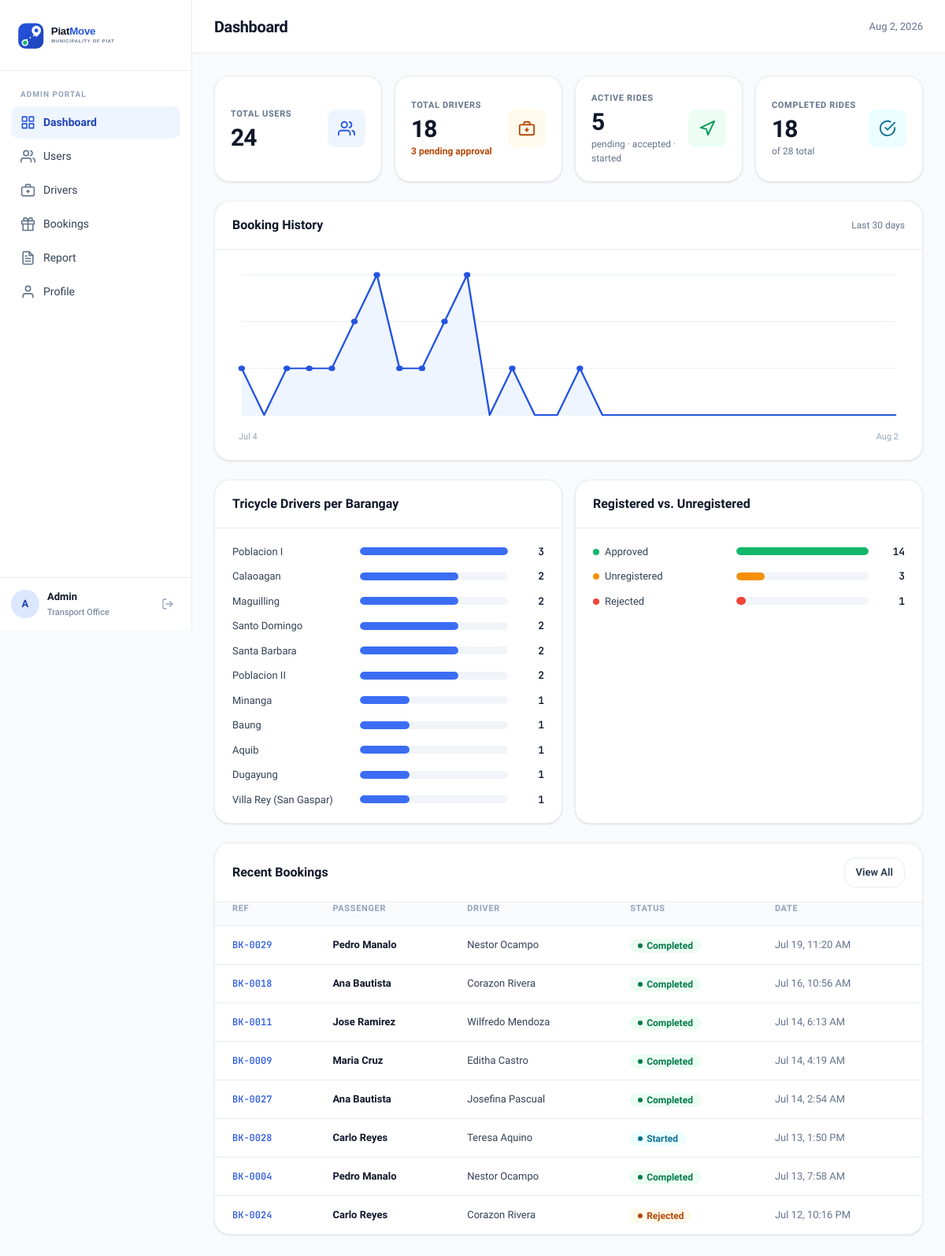
The app's page /dashboard.php (signed in) with its own data.
### tables this page shows
CREATE TABLE `bookings` (
  `id` int(10) UNSIGNED NOT NULL,
  `passenger_id` int(10) UNSIGNED NOT NULL,
  `driver_id` int(10) UNSIGNED DEFAULT NULL,
  `pickup_address` varchar(255) NOT NULL,
  `pickup_lat` decimal(10,7) NOT NULL,
  `pickup_lng` decimal(10,7) NOT NULL,
  `dropoff_address` varchar(255) NOT NULL,
  `dropoff_lat` decimal(10,7) NOT NULL,
  `dropoff_lng` decimal(10,7) NOT NULL,
  `status` enum('pending','accepted','rejected','started','completed','cancelled') NOT NULL DEFAULT 'pending',
  `fare` decimal(10,2) DEFAULT NULL,
  `created_at` timestamp NOT NULL DEFAULT current_timestamp(),
  `updated_at` timestamp NOT NULL DEFAULT current_timestamp() ON UPDATE current_timestamp()
);

CREATE TABLE `users` (
  `id` int(10) UNSIGNED NOT NULL,
  `name` varchar(100) NOT NULL,
  `email` varchar(150) NOT NULL,
  `password` varchar(255) NOT NULL,
  `phone` varchar(20) NOT NULL,
  `role` enum('passenger','driver') NOT NULL DEFAULT 'passenger',
  `status` enum('active','inactive') NOT NULL DEFAULT 'active',
  `created_at` timestamp NOT NULL DEFAULT current_timestamp(),
  `updated_at` timestamp NOT NULL DEFAULT current_timestamp() ON UPDATE current_timestamp()
);

### dashboard.php (the view, shortened to what this page needs)
<?php
require_once __DIR__ . '/includes/charts.php';
$db = get_db();
$total_users        = $db->query("SELECT COUNT(*) FROM users")->fetchColumn();
$total_drivers      = $db->query("SELECT COUNT(*) FROM users WHERE role = 'driver'")->fetchColumn();
$pending_drivers    = $db->query("SELECT COUNT(*) FROM driver_info WHERE approval_status = 'pending'")->fetchColumn();
$active_bookings    = $db->query("SELECT COUNT(*) FROM bookings WHERE status IN ('pending','accepted','started')")->fetchColumn();
$completed_bookings = $db->query("SELECT COUNT(*) FROM bookings WHERE status = 'completed'")->fetchColumn();
$total_bookings     = $db->query("SELECT COUNT(*) FROM bookings")->fetchColumn();
$recent = $db->query(
    "SELECT b.id, b.status, b.created_at,
            p.name AS passenger_name,
            d.name AS driver_name
     FROM bookings b
     JOIN users p ON p.id = b.passenger_id
     LEFT JOIN users d ON d.id = b.driver_id
     ORDER BY b.created_at DESC
     LIMIT 8"
)->fetchAll();
$bh_rows = $db->query(
    "SELECT DATE(created_at) AS d, COUNT(*) AS c FROM bookings
     WHERE created_at >= CURDATE() - INTERVAL 29 DAY
     GROUP BY DATE(created_at)"
)->fetchAll(PDO::FETCH_KEY_PAIR);
$booking_history = [];
for ($i = 29; $i >= 0; $i--) {
    $d = date('Y-m-d', strtotime("-$i days"));
    $booking_history[$d] = (int)($bh_rows[$d] ?? 0);
}
$barangay_counts = $db->query(
    "SELECT barangay, COUNT(*) AS c FROM driver_info
     WHERE vehicle_type = 'Tricycle' AND barangay <> ''
     GROUP BY barangay ORDER BY c DESC"
)->fetchAll(PDO::FETCH_KEY_PAIR);
$approval_counts = $db->query(
    "SELECT approval_status, COUNT(*) AS c FROM driver_info GROUP BY approval_status"
)->fetchAll(PDO::FETCH_KEY_PAIR);
$approved_count = (int)($approval_counts['approved'] ?? 0);
$pending_count  = (int)($approval_counts['pending'] ?? 0);
$rejected_count = (int)($approval_counts['rejected'] ?? 0);
require_once __DIR__ . '/includes/header.php';
?>
<div class="stats-grid">
    <div class="stat-card">
        <div>
            <div class="stat-label">Total Users</div>
            <div class="stat-value"><?= number_format($total_users) ?></div>
        </div>
        <div class="stat-icon blue">
            <svg width="22" height="22" viewBox="0 0 24 24" fill="none" stroke="currentColor" stroke-width="2" stroke-linecap="round" stroke-linejoin="round">
                <path d="M17 21v-2a4 4 0 0 0-4-4H5a4 4 0 0 0-4 4v2"/><circle cx="9" cy="7" r="4"/><path d="M23 21v-2a4 4 0 0 0-3-3.87"/><path d="M16 3.13a4 4 0 0 1 0 7.75"/>
            </svg>
        </div>
    </div>
    <div class="stat-card">
        <div>
            <div class="stat-label">Total Drivers</div>
            <div class="stat-value"><?= number_format($total_drivers) ?></div>
            <?php if ($pending_drivers > 0): ?>
                <div class="stat-sub">
                    <a href="<?= BASE_URL ?>/drivers.php?filter=pending" style="color:var(--amber-700);font-weight:600;font-size:12px;text-decoration:none;">
                        <?= $pending_drivers ?> pending approval
                    </a>
                </div>
            <?php endif; ?>
        </div>
        <div class="stat-icon amber">
        </div>
    </div>
    <div class="stat-card">
        <div>
            <div class="stat-label">Active Rides</div>
            <div class="stat-value"><?= number_format($active_bookings) ?></div>
            <div class="stat-sub">pending · accepted · started</div>
        </div>
        <div class="stat-icon green">
            <svg width="22" height="22" viewBox="0 0 24 24" fill="none" stroke="currentColor" stroke-width="2" stroke-linecap="round" stroke-linejoin="round">
                <polygon points="3 11 22 2 13 21 11 13 3 11"/>
            </svg>
        </div>
    </div>
    <div class="stat-card">
        <div>
            <div class="stat-label">Completed Rides</div>
            <div class="stat-value"><?= number_format($completed_bookings) ?></div>
            <div class="stat-sub">of <?= number_format($total_bookings) ?> total</div>
        </div>
        <div class="stat-icon cyan">
            <svg width="22" height="22" viewBox="0 0 24 24" fill="none" stroke="currentColor" stroke-width="2" stroke-linecap="round" stroke-linejoin="round">
                <path d="M22 11.08V12a10 10 0 1 1-5.93-9.14"/><polyline points="22 4 12 14.01 9 11.01"/>
            </svg>
        </div>
    </div>
</div>
<div class="panel" style="margin-bottom:24px">
    <div class="panel-header">
        <span class="panel-title">Booking History</span>
        <span class="text-muted" style="font-size:12px">Last 30 days</span>
    </div>
    <div class="chart-panel-body">
        <?= render_booking_history_chart($booking_history) ?>
    </div>
</div>
<div class="charts-grid">
    <div class="panel">
        <div class="panel-header">
            <span class="panel-title">Tricycle Drivers per Barangay</span>
        </div>
        <div class="chart-panel-body">
            <?= render_bar_rows($barangay_counts, 'var(--blue-500)', 'No tricycle drivers registered yet.') ?>
        </div>
    </div>
    <div class="panel">
        <div class="panel-header">
            <span class="panel-title">Registered vs. Unregistered</span>
        </div>
        <div class="chart-panel-body">
            <?php
            $approval_items = ['Approved' => $approved_count, 'Unregistered' => $pending_count];
            if ($rejected_count > 0) $approval_items['Rejected'] = $rejected_count;
            $approval_colors = ['Approved' => 'var(--green-500)', 'Unregistered' => 'var(--amber-500)', 'Rejected' => 'var(--red-500)'];
            if (array_sum($approval_items) === 0):
            ?>
                <div class="chart-empty">No drivers registered yet.</div>
            <?php else: foreach ($approval_items as $label => $count): $pct = array_sum($approval_items) > 0 ? round(($count / max($approval_items)) * 100, 1) : 0; ?>
                <div class="chart-bar-row">
                    <div class="chart-bar-label" style="width:170px">
                        <span class="chart-legend-dot" style="background:<?= $approval_colors[$label] ?>"></span><?= htmlspecialchars($label) ?>
                    </div>
                    <div class="chart-bar-track"><div class="chart-bar-fill" style="width:<?= $pct ?>%;background:<?= $approval_colors[$label] ?>"></div></div>
                    <div class="chart-bar-value"><?= number_format($count) ?></div>
                </div>
            <?php endforeach; endif; ?>
        </div>
    </div>
</div>
<div class="panel">
    <div class="panel-header">
        <span class="panel-title">Recent Bookings</span>
        <a href="<?= BASE_URL ?>/bookings.php" class="btn-ghost">View All</a>
    </div>
    <div style="overflow-x:auto">
        <table class="data-table">
            <thead>
                <tr>
                    <th>Ref</th>
                    <th>Passenger</th>
                    <th>Driver</th>
                    <th>Status</th>
                    <th>Date</th>
                </tr>
            </thead>
            <tbody>
                <?php foreach ($recent as $b): ?>
                <tr>
                    <td><span class="cell-mono">BK-<?= str_pad($b['id'], 4, '0', STR_PAD_LEFT) ?></span></td>
                    <td><span class="cell-strong"><?= htmlspecialchars($b['passenger_name']) ?></span></td>
                    <td><?= $b['driver_name'] ? htmlspecialchars($b['driver_name']) : '<span class="text-subtle">—</span>' ?></td>
                    <td><?= status_badge($b['status']) ?></td>
                    <td><span class="text-muted"><?= date('M j, g:i A', strtotime($b['created_at'])) ?></span></td>
                </tr>
                <?php endforeach; ?>
            </tbody>
        </table>
    </div>
</div>
<?php require_once __DIR__ . '/includes/footer.php'; ?>

### includes/charts.php (shortened to what this page needs)
<?php
function status_badge(string $status): string {
    $map = [
        'pending'   => 'neutral',
        'accepted'  => 'primary',
        'started'   => 'info',
        'completed' => 'success',
        'cancelled' => 'danger',
        'rejected'  => 'warning',
    ];
    $cls = $map[$status] ?? 'neutral';
    return '<span class="badge badge-' . htmlspecialchars($cls, ENT_QUOTES) . '">'
         . htmlspecialchars(ucfirst($status), ENT_QUOTES)
         . '</span>';
}
function render_booking_history_chart(array $history, string $label = 'Booking history'): string {
    $n = count($history);
    $values  = array_values($history);
    $dates   = array_keys($history);
    $maxVal  = max($values);
    $axisMax = $maxVal > 0 ? $maxVal : 4;
    $w = 720; $h = 200;
    $padL = 10; $padR = 10; $padT = 12; $padB = 10;
    $plotW = $w - $padL - $padR;
    $plotH = $h - $padT - $padB;
    $points = [];
    for ($i = 0; $i < $n; $i++) {
        $x = $padL + ($n > 1 ? $i * ($plotW / ($n - 1)) : $plotW / 2);
        $y = $padT + $plotH - ($values[$i] / $axisMax) * $plotH;
        $points[] = [$x, $y, $values[$i], $dates[$i]];
    }
    $gridLines = '';
    for ($g = 0; $g <= 3; $g++) {
        $gy = $padT + ($plotH / 3) * $g;
        $gridLines .= '<line x1="' . $padL . '" y1="' . $gy . '" x2="' . ($w - $padR) . '" y2="' . $gy . '" stroke="var(--gray-200)" stroke-width="1"/>';
    }
    $linePath = 'M ' . implode(' L ', array_map(fn($p) => round($p[0], 1) . ' ' . round($p[1], 1), $points));
    $areaPath = $linePath
        . ' L ' . round($points[$n - 1][0], 1) . ' ' . ($padT + $plotH)
        . ' L ' . round($points[0][0], 1) . ' ' . ($padT + $plotH) . ' Z';
    $markers = '';
    foreach ($points as [$x, $y, $val, $date]) {
        $tip = date('M j', strtotime($date)) . ': ' . $val . ' booking' . ($val === 1 ? '' : 's');
        if ($val > 0) {
            $markers .= '<circle cx="' . round($x, 1) . '" cy="' . round($y, 1) . '" r="3.5" fill="var(--blue-600)"><title>' . htmlspecialchars($tip) . '</title></circle>';
        }
        $markers .= '<circle cx="' . round($x, 1) . '" cy="' . round($y, 1) . '" r="8" fill="transparent"><title>' . htmlspecialchars($tip) . '</title></circle>';
    }
    $svg = '<svg viewBox="0 0 ' . $w . ' ' . $h . '" width="100%" height="' . $h . '" preserveAspectRatio="none" role="img" aria-label="' . htmlspecialchars($label) . '">'
         . $gridLines
         . '<path d="' . $areaPath . '" fill="var(--blue-50)" stroke="none"/>'
         . '<path d="' . $linePath . '" fill="none" stroke="var(--blue-600)" stroke-width="2" stroke-linejoin="round" stroke-linecap="round"/>'
         . $markers
         . '</svg>';
    $firstLabel = htmlspecialchars(date('M j', strtotime($dates[0])));
    $lastLabel  = htmlspecialchars(date('M j', strtotime($dates[$n - 1])));
    return $svg . '<div class="chart-svg-labels"><span>' . $firstLabel . '</span><span>' . $lastLabel . '</span></div>';
}
function render_bar_rows(array $items, string $color, string $emptyText): string {
    $max = max($items);
    $html = '';
    foreach ($items as $label => $count) {
        $pct = $max > 0 ? round(($count / $max) * 100, 1) : 0;
        $html .= '<div class="chart-bar-row">'
               . '<div class="chart-bar-label" title="' . htmlspecialchars($label) . '">' . htmlspecialchars($label) . '</div>'
               . '<div class="chart-bar-track"><div class="chart-bar-fill" style="width:' . $pct . '%;background:' . $color . '"></div></div>'
               . '<div class="chart-bar-value">' . number_format($count) . '</div>'
               . '</div>';
    }
    return $html;
}

### records on screen
bookings: id "0029", passenger.name "Pedro Manalo", driver.name "Nestor Ocampo", status "Completed", created_at "Jul 19, 11:20 AM"
bookings: id "0018", passenger.name "Ana Bautista", driver.name "Corazon Rivera", status "Completed", created_at "Jul 16, 10:56 AM"
bookings: id "0011", passenger.name "Jose Ramirez", driver.name "Wilfredo Mendoza", status "Completed", created_at "Jul 14, 6:13 AM"
bookings: id "0009", passenger.name "Maria Cruz", driver.name "Editha Castro", status "Completed", created_at "Jul 14, 4:19 AM"
bookings: id "0027", passenger.name "Ana Bautista", driver.name "Josefina Pascual", status "Completed", created_at "Jul 14, 2:54 AM"
bookings: id "0028", passenger.name "Carlo Reyes", driver.name "Teresa Aquino", status "Started", created_at "Jul 13, 1:50 PM"
bookings: id "0004", passenger.name "Pedro Manalo", driver.name "Nestor Ocampo", status "Completed", created_at "Jul 13, 7:58 AM"
bookings: id "0024", passenger.name "Carlo Reyes", driver.name "Corazon Rivera", status "Rejected", created_at "Jul 12, 10:16 PM"

### other values on screen
substr($_SESSION['admin_name'] ?? 'A', 0, 1) "A"
$_SESSION['admin_name'] "Admin"
$page_title "Dashboard"
$total_users "24"
$total_drivers "18"
$pending_drivers "3"
$active_bookings "5"
$completed_bookings "18"
$total_bookings "28"
$firstLabel "Jul 4"
$lastLabel "Aug 2"
$label "Poblacion I"
$count "3"
$label "Calaoagan"
$count "2"
